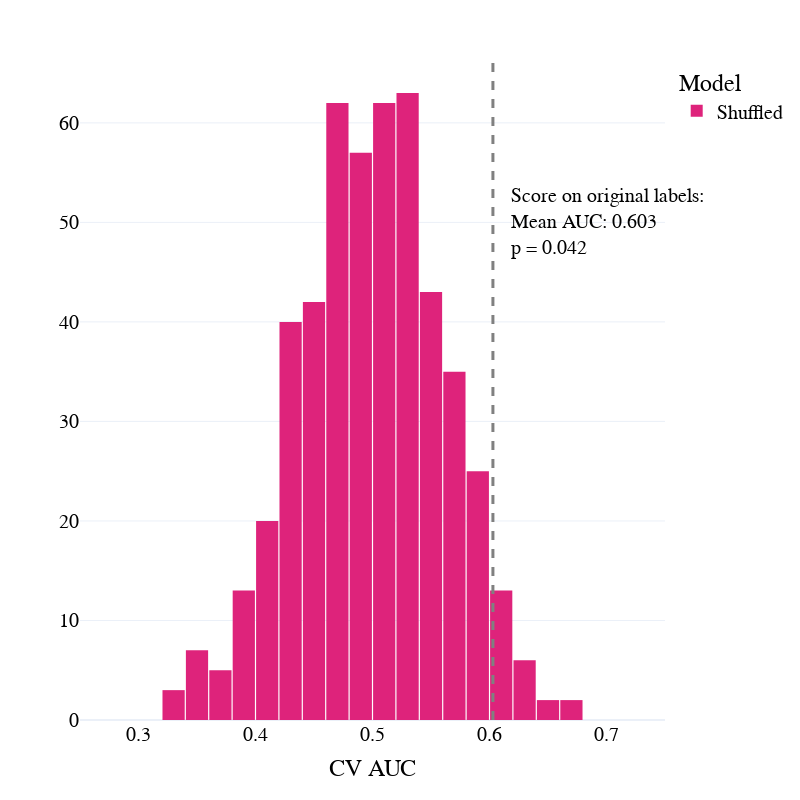

The notebook cell this image was saved under:
### Code cell
df = pd.concat([df_perm_mind, df_forest_mind])
fig = px.histogram(df_perm_mind, x='auc', color="Model",nbins = 25,  color_discrete_sequence = [pink])

fig.add_vline(x=df_forest_mind.auc.mean(), line_width=3, line_dash="dash", line_color="grey")

fig.add_annotation(x=df_forest_mind.auc.mean() + 0.1, y=50,
            text=f"Score on original labels: <br>Mean AUC: {df_forest_mind.auc.mean():.3f}<br>p = {pvalue_mind:.3f}",
            showarrow=False,
            arrowhead=1,
            align = 'left',
            )


fig.update_layout(
#     title = f'Mean AUC = {df_forest_mind.auc.mean()}',
    autosize=False,
    template = "plotly_white",
    font=dict(
        family="Times new roman",
        size=20,
        color="black"
    ),
    width=800,
    height=800,
    bargap=0.05,
    yaxis = {'title': '',
             'tickfont': {"size": 20},
    },
    xaxis ={'title':'CV AUC',
             'range':[0.25, 0.75],
             'tickfont':{"size": 20}
        }
)
fig.show()

fig.write_image('Figs/multivariate_perm_mind.png')
fig.write_image("Figs/multivariate_perm_mind.svg")

### Figure 1 — Plotly figure (JSON) as saved in the notebook; plotly's stock layout.template omitted (floating-point values rounded to 4 significant figures; data arrays with more than 128 entries replaced by an {"elided": "..."} marker saying what was removed)
{"data": [{"alignmentgroup": "True", "bingroup": "x", "hovertemplate": "Model=Shuffled<br>auc=%{x}<br>count=%{y}<extra></extra>", "legendgroup": "Shuffled", "marker": {"color": "#DE237B", "pattern": {"shape": ""}}, "name": "Shuffled", "nbinsx": 25, "offsetgroup": "Shuffled", "orientation": "v", "showlegend": true, "type": "histogram", "x": {"elided": "500 float values"}, "xaxis": "x", "yaxis": "y"}], "layout": {"annotations": [{"align": "left", "arrowhead": 1, "showarrow": false, "text": "Score on original labels: <br>Mean AUC: 0.603<br>p = 0.042", "x": 0.7029, "y": 50}], "autosize": false, "bargap": 0.05, "barmode": "relative", "font": {"color": "black", "family": "Times new roman", "size": 20}, "height": 800, "legend": {"title": {"text": "Model"}, "tracegroupgap": 0}, "margin": {"t": 60}, "shapes": [{"line": {"color": "grey", "dash": "dash", "width": 3}, "type": "line", "x0": 0.6029, "x1": 0.6029, "xref": "x", "y0": 0, "y1": 1, "yref": "y domain"}], "width": 800, "xaxis": {"anchor": "y", "domain": [0, 1], "range": [0.25, 0.75], "tickfont": {"size": 20}, "title": {"text": "CV AUC"}}, "yaxis": {"anchor": "x", "domain": [0, 1], "tickfont": {"size": 20}, "title": {"text": ""}}}}
